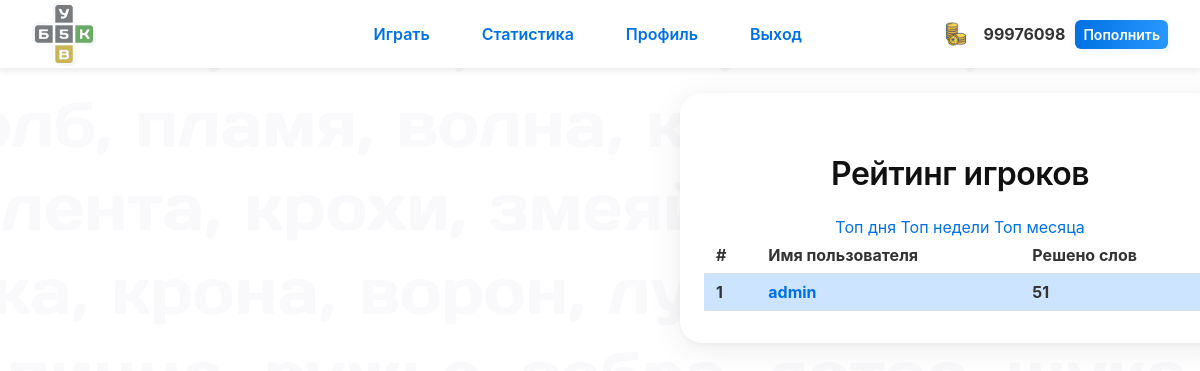
The page /statistics (signed in) on the database its author committed.
### app.py (models this page shows, shortened)
class User(UserMixin, db.Model):
    id = db.Column(db.Integer, primary_key=True)
    username = db.Column(db.String(50), unique=True, nullable=False)
    password_hash = db.Column(db.String(128), nullable=False)
    solved_count = db.Column(db.Integer, default=0)
    total_errors = db.Column(db.Integer, default=0)  # Общее количество
    solved_day = db.Column(db.Integer, default=0)
    solved_week = db.Column(db.Integer, default=0)
    solved_month = db.Column(db.Integer, default=0)
    stats_updated_at = db.Column(db.DateTime, default=datetime.utcnow)
    avatar_url = db.Column(db.String(255), nullable=True)
    coin_balance = db.Column(db.Integer, default=0)
    win_streak = db.Column(db.Integer, default=0)

### app.py (the view)
@app.route('/statistics')
@login_required
def statistics():
    period = request.args.get('period', 'month')
    if period not in ['day', 'week', 'month']:
        period = 'month'
    if period == 'day':
        users = User.query.order_by(User.solved_day.desc()).all()
    elif period == 'week':
        users = User.query.order_by(User.solved_week.desc()).all()
    else:
        users = User.query.order_by(User.solved_month.desc()).all()
    return render_template('statistics.html', users=users, period=period)

### app.py (called while the page is built)
@login_manager.user_loader
def load_user(user_id):
    return User.query.get(int(user_id))

@app.context_processor
def inject_balance():
    if current_user.is_authenticated:
        return {'coin_balance': current_user.coin_balance}
    return {'coin_balance': None}

### templates/statistics.html (shortened to what this page needs)
{% extends "base.html" %}
{% block body %}
<div class="page-container">
<main class="container" role="main" aria-label="Таблица лидеров">
  <h1>Рейтинг игроков</h1>
  <nav class="stats-tabs" role="tablist" aria-label="Период рейтинга">
    <a href="{{ url_for('statistics', period='day') }}" class="tab {% if period == 'day' %}active{% endif %}" role="tab" aria-selected="{{ 'true' if period == 'day' else 'false' }}">Топ дня</a>
    <a href="{{ url_for('statistics', period='week') }}" class="tab {% if period == 'week' %}active{% endif %}" role="tab" aria-selected="{{ 'true' if period == 'week' else 'false' }}">Топ недели</a>
    <a href="{{ url_for('statistics', period='month') }}" class="tab {% if period == 'month' %}active{% endif %}" role="tab" aria-selected="{{ 'true' if period == 'month' else 'false' }}">Топ месяца</a>
  </nav>
  <table class="leaderboard" role="table" aria-label="Таблица лидеров">
    <thead>
      <tr>
        <th scope="col">#</th>
        <th scope="col">Имя пользователя</th>
        <th scope="col">Решено слов</th>
      </tr>
    </thead>
    <tbody>
      {% for user in users %}
      <tr {% if user.id == current_user.id %}class="current-user"{% endif %}>
        <td>{{ loop.index }}</td>
        <td><a href="{{ url_for('profile_view', user_id=user.id) }}">{{ user.username }}</a></td>
        <td>
          {% if period == 'day' %}
            {{ user.solved_day }}
          {% elif period == 'week' %}
            {{ user.solved_week }}
          {% else %}
            {{ user.solved_month }}
          {% endif %}
        </td>
      </tr>
      {% else %}
      <tr><td colspan="3">Нет данных</td></tr>
      {% endfor %}
    </tbody>
  </table>
</div>
{% endblock %}

### templates/base.html (shortened to what this page needs)
<!DOCTYPE html>
<html lang="ru">
<head>
  <link rel="stylesheet" href="{{ url_for('static', filename='style.css') }}" />
</head>
<body>
<header class="site-header">
<nav class="nav-container" role="navigation" aria-label="Главное меню">
  <div style="width: 200px;">
    <div class="nav-logo" style="text-decoration: none;">
      <img src="{{ url_for('static', filename='logo.png') }}" alt="Логотип 5 Букв" />
    </div>
  </div>
  <ul id="primary-navigation" class="nav-list">
    <li><a href="{{ url_for('home') }}">Играть</a></li>
    <li><a href="{{ url_for('statistics') }}">Статистика</a></li>
    {% if current_user.is_authenticated %}
      <li><a href="{{ url_for('profile') }}">Профиль</a></li>
      <li><a href="{{ url_for('logout') }}">Выход</a></li>
    {% else %}
      <li><a href="{{ url_for('register') }}">Регистрация</a></li>
      <li><a href="{{ url_for('login') }}">Войти</a></li>
    {% endif %}
  </ul>
  <div class="balance">
    {% if coin_balance is not none %}
      <img src="{{ url_for('static', filename='coin.png') }}" alt="Монетки" />
      <strong>{{ coin_balance }}</strong>
      <a href="{{ url_for('buy_coins') }}" class="btn btn-small">Пополнить</a>
    {% endif %}
  </div>
</nav>
</header>
  {% block body %}{% endblock %}
</body>
</html>

### static/style.css (style rules this page uses)
html, body { height: 100%; overflow-y: auto !important; -webkit-overflow-scrolling: touch; }
body { font-family: -apple-system, BlinkMacSystemFont, "Segoe UI", Roboto, Arial, sans-serif; background-image: url("back.png"); margin: 0; padding: 0; min-height: 100vh; color: #222; overflow: hidden; }
.container { max-width: 560px; width: 95vw; background: #fff; border-radius: 22px; box-shadow: 0 6px 32px rgba(0,0,0,0.08), 0 1.5px 4px rgba(0,0,0,0.03); padding: 40px 24px 32px 24px; display: flex; flex-direction: column; align-items: center; box-sizing: border-box; justify-content: center; }
h1, h2 { font-weight: 600; letter-spacing: -0.5px; margin-bottom: 24px; color: #111; }
.btn { background: linear-gradient(90deg, #0071e3 0%, #2997ff 100%); color: #fff; border: none; padding: 12px 0; border-radius: 12px; font-size: 17px; font-weight: 600; cursor: pointer; box-shadow: 0 2px 8px rgba(0,113,227,0.08); transition: background 0.2s, box-shadow 0.2s; width: 100%; user-select: none; }
.site-header { width: 100%; background-color: #fff; box-shadow: 0 2px 8px rgba(0,0,0,0.1); padding: 0; position: sticky; top: 0; z-index: 1000; }
.nav-container { display: flex; align-items: center; justify-content: space-between; max-width: 100%; margin: 0 auto; padding: 0 32px; min-height: 68px; }
.nav-list { display: flex; align-items: center; gap: 28px; list-style: none; margin: 0; padding: 0; flex: 1; justify-content: center; }
.nav-list li { display: flex; align-items: center; }
.nav-list a { text-decoration: none; color: #0071e3; font-weight: 600; font-size: 16px; padding: 8px 12px; border-radius: 8px; transition: background-color 0.2s ease; }
.nav-logo img { height: 64px; width: auto; display: block; }
.leaderboard { width: 100%; border-collapse: collapse; text-align: left; }
.leaderboard th, .leaderboard td { padding: 8px 12px; border-bottom: 1px solid #ddd; font-size: 16px; color: #333; }
.leaderboard tr.current-user { background-color: #cce4ff; font-weight: 700; color: #0071e3; }
.page-container { display: flex; justify-content: center; box-sizing: border-box; width: 1920px; align-items: start; min-height: 100vh; margin: 25px auto 60px auto; gap: 25px; }
.leaderboard th, .leaderboard td { padding: 8px 12px; border-bottom: 1px solid #ddd; font-size: 16px; color: #333; word-wrap: break-word; }
a { color: #0071e3; text-decoration: none; }
.balance { font-weight: 600; font-size: 16px; color: #333; line-height: 1.5; display: flex; align-items: center; gap: 10px; }
.balance .btn-small { font-size: 14px; padding: 4px 8px; text-decoration: none; background-color: #0071e3; color: white; border-radius: 6px; }
.balance img { vertical-align: middle; width: 24px; height: 24px; margin-right: 6px; }
.btn-small { background-color: #0071e3; color: white; padding: 8px 16px; border-radius: 6px; border: none; cursor: pointer; font-weight: 600; font-size: 14px; transition: background-color 0.2s ease; user-select: none; }

### rows shown on the page
User: coin_balance "99976098", username "admin", solved_month "51"
